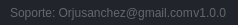
              <widget class="QFrame" name="frame_grip">
               <property name="minimumSize">
                <size>
                 <width>0</width>
                 <height>25</height>
                </size>
               </property>
               <property name="maximumSize">
                <size>
                 <width>16777215</width>
                 <height>25</height>
                </size>
               </property>
               <property name="styleSheet">
                <string notr="true">background-color: rgb(33, 37, 43);</string>
               </property>
               <property name="frameShape">
                <enum>QFrame::NoFrame</enum>
               </property>
               <property name="frameShadow">
                <enum>QFrame::Raised</enum>
               </property>
               <layout class="QHBoxLayout" name="horizontalLayout_6">
                <property name="spacing">
                 <number>0</number>
                </property>
                <property name="leftMargin">
                 <number>0</number>
                </property>
                <property name="topMargin">
                 <number>0</number>
                </property>
                <property name="rightMargin">
                 <number>2</number>
                </property>
                <property name="bottomMargin">
                 <number>0</number>
                </property>
                <item>
                 <widget class="QFrame" name="frame_label_bottom">
                  <property name="frameShape">
                   <enum>QFrame::NoFrame</enum>
                  </property>
                  <property name="frameShadow">
                   <enum>QFrame::Raised</enum>
                  </property>
                  <layout class="QHBoxLayout" name="horizontalLayout_7">
                   <property name="spacing">
                    <number>0</number>
                   </property>
                   <property name="leftMargin">
                    <number>10</number>
                   </property>
                   <property name="topMargin">
                    <number>0</number>
                   </property>
                   <property name="rightMargin">
                    <number>10</number>
                   </property>
                   <property name="bottomMargin">
                    <number>0</number>
                   </property>
                   <item>
                    <widget class="QLabel" name="label_credits">
                     <property name="font">
                      <font>
                       <family>Segoe UI</family>
                      </font>
                     </property>
                     <property name="styleSheet">
                      <string notr="true">color: rgb(98, 103, 111);</string>
                     </property>
                     <property name="text">
                      <string>Soporte: Orjusanchez@gmail.com</string>
                     </property>
                    </widget>
                   </item>
                   <item>
                    <widget class="QLabel" name="label_version">
                     <property name="maximumSize">
                      <size>
                       <width>100</width>
                       <height>16777215</height>
                      </size>
                     </property>
                     <property name="font">
                      <font>
                       <family>Segoe UI</family>
                      </font>
                     </property>
                     <property name="styleSheet">
                      <string notr="true">color: rgb(98, 103, 111);</string>
                     </property>
                     <property name="text">
                      <string>v1.0.0</string>
                     </property>
                     <property name="alignment">
                      <set>Qt::AlignRight|Qt::AlignTrailing|Qt::AlignVCenter</set>
                     </property>
                    </widget>
                   </item>
                  </layout>
                 </widget>
                </item>
                <item>
                 <widget class="QFrame" name="frame_size_grip">
                  <property name="maximumSize">
                   <size>
                    <width>20</width>
                    <height>20</height>
                   </size>
                  </property>
                  <property name="styleSheet">
                   <string notr="true">QSizeGrip {
	background-image: url(:/16x16/icons/16x16/cil-size-grip.png);
	background-position: center;
	background-repeat: no-reperat;
}</string>
                  </property>
                  <property name="frameShape">
                   <enum>QFrame::NoFrame</enum>
                  </property>
                  <property name="frameShadow">
                   <enum>QFrame::Raised</enum>
                  </property>
                 </widget>
                </item>
               </layout>
              </widget>
